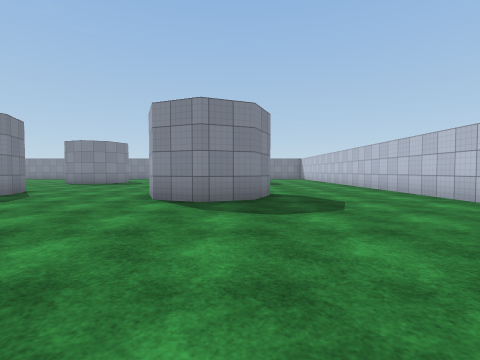
View 1 (above)

24 first-person views from a walk through a 3-D level made in the Unity game engine. The camera is 1.2 m above the floor, tilts 2° down and sees 85° across. The floor is counted in squares, 2 m on a side. Each view is taken from the middle of a square. On the plan, view 1 faces up. The plan holds only what a view shows up to about 9 squares ahead; the rest is blank. The place goes on beyond the plan. Surface patterns are stand-ins for the level's own textures.

View 2
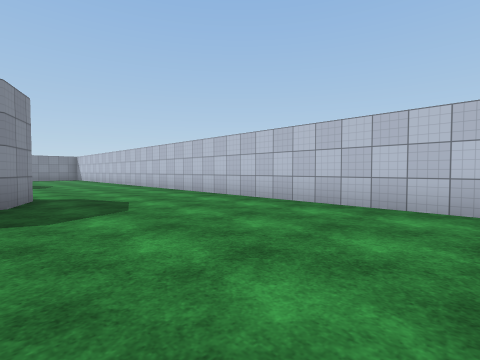

View 3
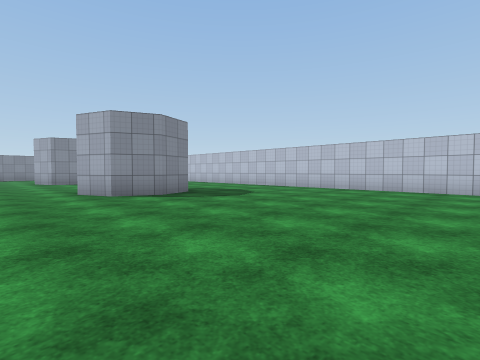

View 4
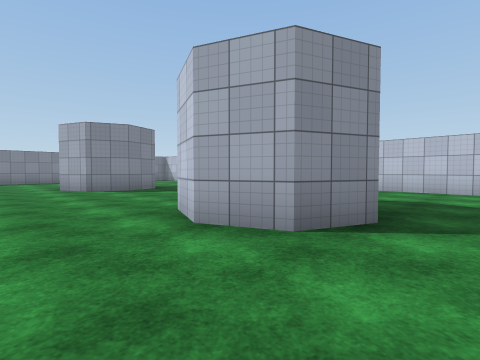

View 5
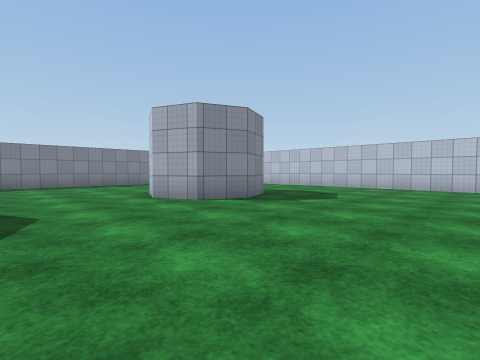

View 6
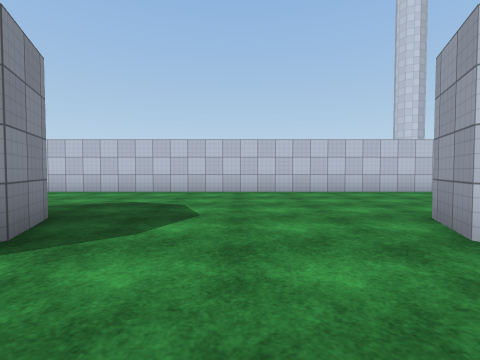

View 7
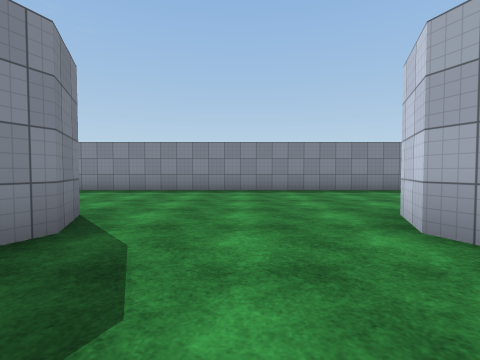

View 8
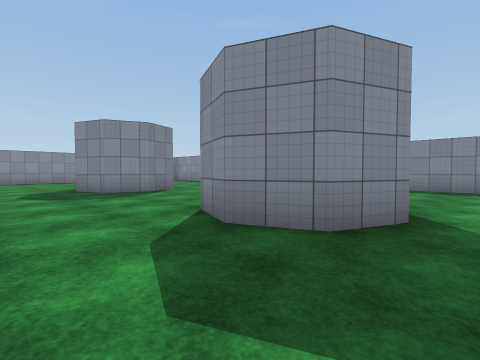

View 9
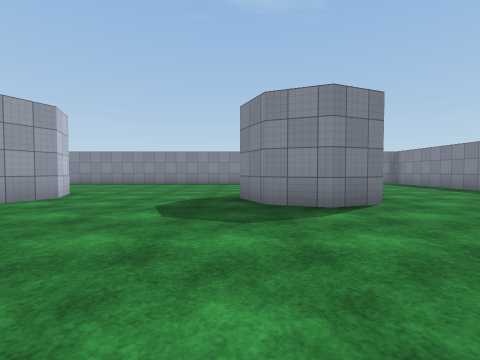

View 10
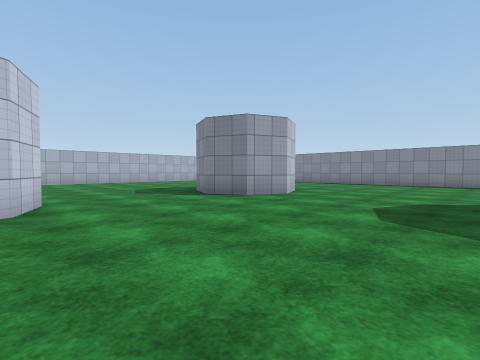

View 11
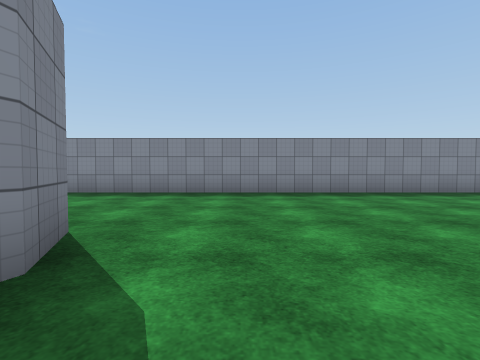

View 12
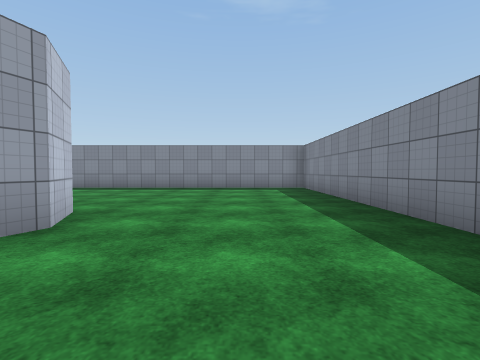

View 13
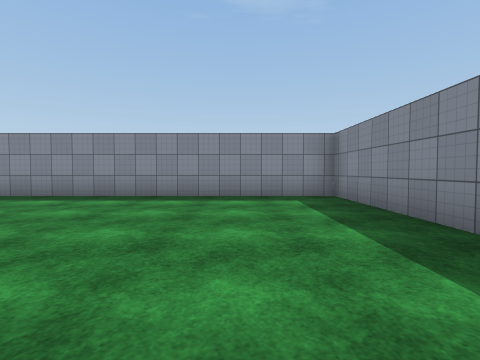

View 14
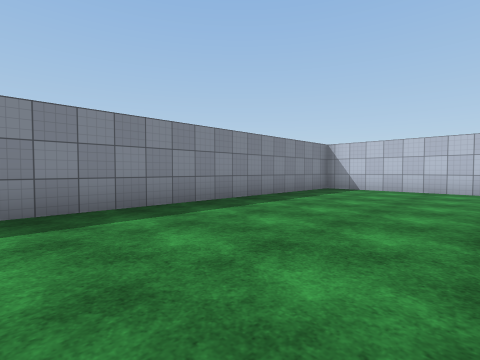

View 15
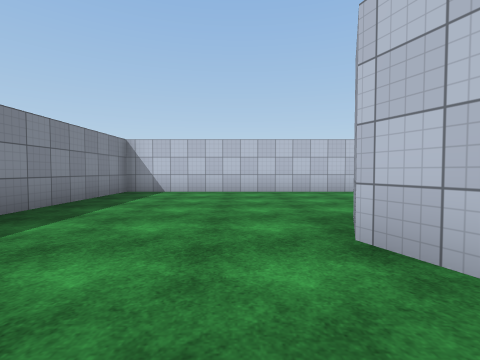

View 16
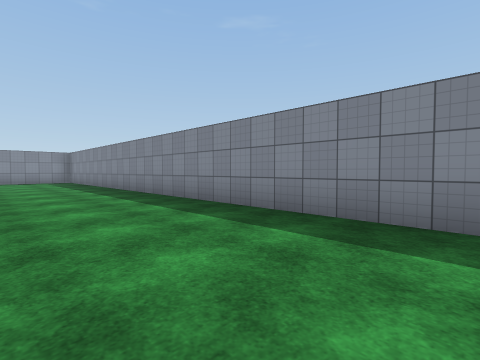

View 17
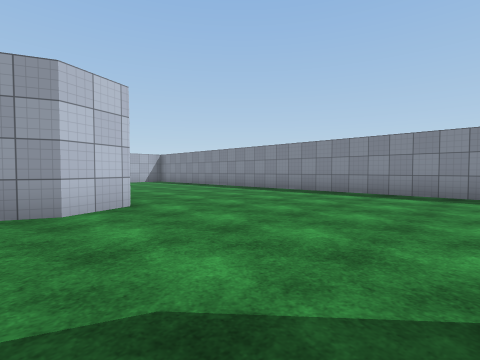

View 18
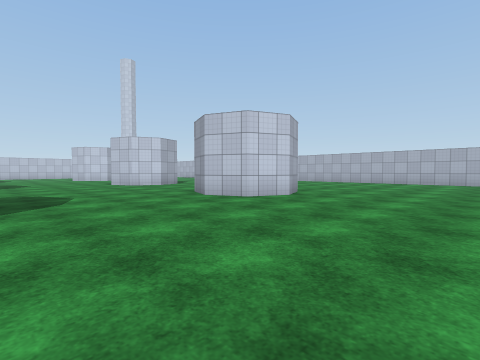

View 19
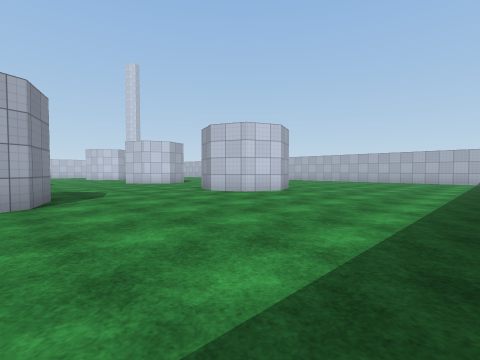

View 20
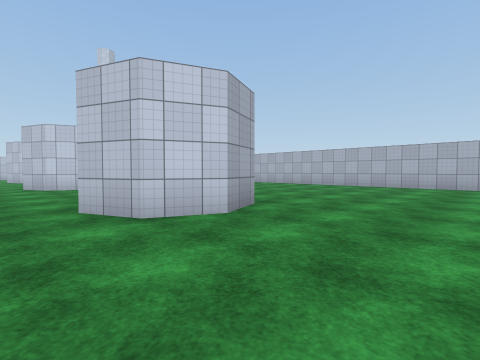

View 21
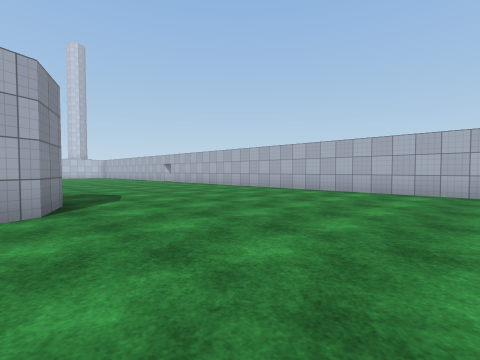

View 22
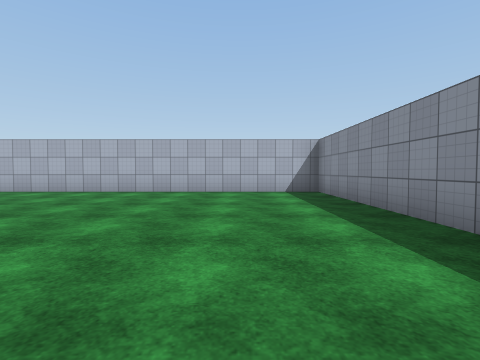

View 23
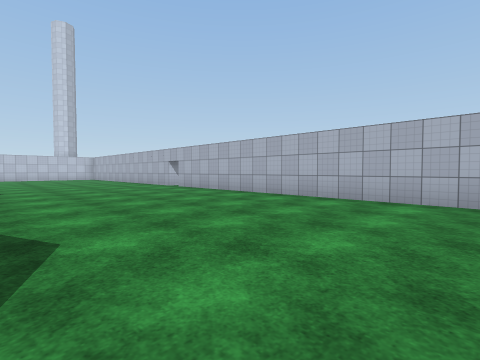

View 24
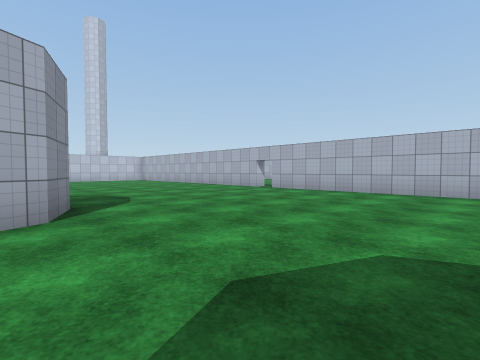

### Floor plan
Points are (right, up) in squares from view 1. A wall is a line through its corners. A room is listed if a view was taken in it or the views show most of it. See-through windows are left out.
Room 1 (views 1, 2, 3, 4, 5, 6, 7, 8, 9, 10, 11, 12, 13, 14, 15, 16, 17, 18, 19, 20, 21, 22, 23, 24)
walls: (-6.2, 7.7) (-5.7, 6.4); (-8.8, 6.4) (-8.3, 7.6) (-7.2, 8); (-7.3, 5) (-8.3, 5.4) (-8.5, 5.9); (-6.2, 14.6) (-5.7, 13.5) (-6.2, 12.4) (-7.2, 12) (-8.3, 12.4); (-13.8, 5) (-14.8, 5.4) (-15.3, 6.5) (-14.8, 7.6) (-13.7, 8) (-12.7, 7.6) (-12.3, 6.5) (-12.7, 5.4); (-0.8, 8) (0.4, 7.5); (-12.7, 14.6) (-12.2, 13.5) (-12.7, 12.4) (-13.8, 12) (-14.8, 12.4) (-15, 12.8); (-1.6, 14.7) (-0.8, 15) (0.3, 14.5); (-14.9, 14.5) (-13.8, 15) (-13.4, 14.8); (0.3, 12.4) (-0.7, 12) (-1.8, 12.4) (-2.2, 13.5) (-1.8, 14.6); (0.8, 6.5) (0.3, 5.4) (-0.7, 5) (-1.8, 5.4) (-2.2, 6.5) (-1.8, 7.6); (-20.3, -0.9) (-20.3, -1.5) (-6.8, -1.5); (4.5, -0.8) (4.5, 19.3) (-20.3, 19.3) (-20.3, 18.9)

Positions as (right, up) in squares from view 1, and headings:
1: (0, 0), facing up
2: (0, 0), facing up-right
3: (-4, -1), facing up-right
4: (-4, 4), facing up-right
5: (-5, 8), facing up-right
6: (-3, 10), facing right
7: (-4, 11), facing up
8: (-5, 10), facing up-left
9: (-8, 12), facing left
10: (-8, 12), facing down-left
11: (-11, 12), facing up
12: (-11, 17), facing left
13: (-14, 17), facing left
14: (-4, 15), facing up-right
15: (-3, 16), facing right
16: (-5, 16), facing up-left
17: (-13, 12), facing down-left
18: (-19, 12), facing down-right
19: (-20, 13), facing down-right
20: (-18, 9), facing down-right
21: (-19, 6), facing down-right
22: (-18, 6), facing down
23: (-15, 4), facing down-right
24: (-12, 6), facing down-right
